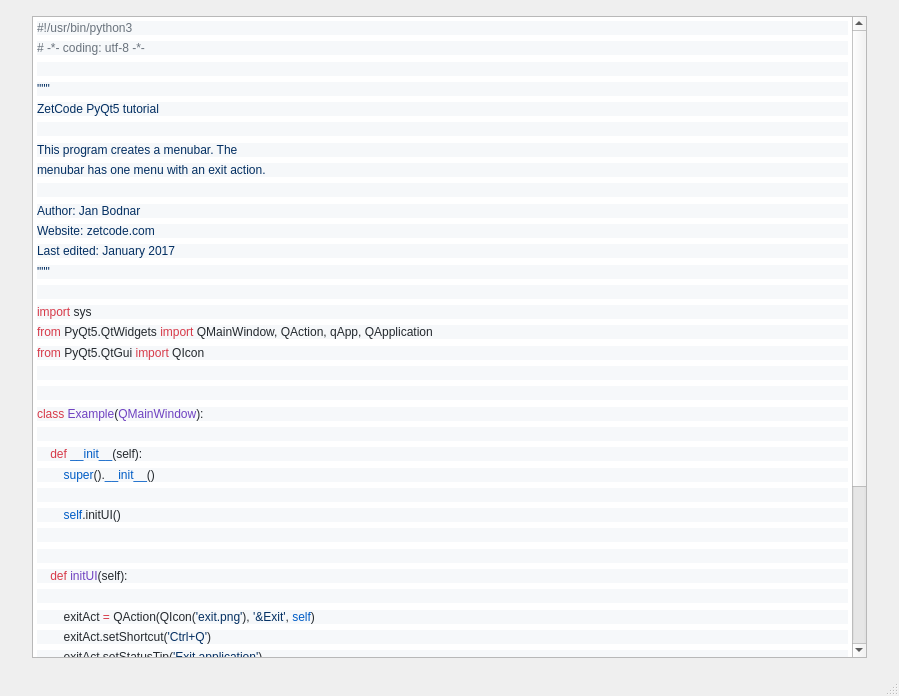
 <widget class="QMainWindow" name="help">
  <property name="geometry">
   <rect>
    <x>0</x>
    <y>0</y>
    <width>899</width>
    <height>696</height>
   </rect>
  </property>
  <property name="windowTitle">
   <string>用户手册</string>
  </property>
  <property name="windowIcon">
   <iconset>
    <normaloff>Icons/help.png</normaloff>Icons/help.png</iconset>
  </property>
  <widget class="QWidget" name="centralwidget">
   <layout class="QVBoxLayout" name="verticalLayout">
    <property name="leftMargin">
     <number>32</number>
    </property>
    <property name="topMargin">
     <number>16</number>
    </property>
    <property name="rightMargin">
     <number>32</number>
    </property>
    <property name="bottomMargin">
     <number>16</number>
    </property>
    <item>
     <widget class="QTextBrowser" name="textBrowser">
      <property name="html">
       <string>&lt;!DOCTYPE HTML PUBLIC &quot;-//W3C//DTD HTML 4.0//EN&quot; &quot;http://www.w3.org/TR/REC-html40/strict.dtd&quot;&gt;
&lt;html&gt;&lt;head&gt;&lt;meta name=&quot;qrichtext&quot; content=&quot;1&quot; /&gt;&lt;style type=&quot;text/css&quot;&gt;
p, li { white-space: pre-wrap; }
&lt;/style&gt;&lt;/head&gt;&lt;body style=&quot; font-family:'SimSun'; font-size:9pt; font-weight:400; font-style:normal;&quot;&gt;
&lt;p style=&quot; margin-top:0px; margin-bottom:0px; margin-left:0px; margin-right:0px; -qt-block-indent:0; text-indent:0px; line-height:145%; background-color:#f6f8fa;&quot;&gt;&lt;span style=&quot; font-family:'SFMono-Regular,Consolas,Liberation Mono,Menlo,Courier,monospace'; color:#6a737d;&quot;&gt;#!/usr/bin/python3&lt;/span&gt;&lt;/p&gt;
&lt;p style=&quot; margin-top:0px; margin-bottom:0px; margin-left:0px; margin-right:0px; -qt-block-indent:0; text-indent:0px; line-height:145%; background-color:#f6f8fa;&quot;&gt;&lt;span style=&quot; font-family:'SFMono-Regular,Consolas,Liberation Mono,Menlo,Courier,monospace'; color:#6a737d;&quot;&gt;# -*- coding: utf-8 -*-&lt;/span&gt;&lt;/p&gt;
&lt;p style=&quot;-qt-paragraph-type:empty; margin-top:0px; margin-bottom:0px; margin-left:0px; margin-right:0px; -qt-block-indent:0; text-indent:0px; line-height:145%; font-family:'SFMono-Regular,Consolas,Liberation Mono,Menlo,Courier,monospace'; color:#6a737d; background-color:#f6f8fa;&quot;&gt;&lt;br /&gt;&lt;/p&gt;
&lt;p style=&quot; margin-top:0px; margin-bottom:0px; margin-left:0px; margin-right:0px; -qt-block-indent:0; text-indent:0px; line-height:145%; background-color:#f6f8fa;&quot;&gt;&lt;span style=&quot; font-family:'SFMono-Regular,Consolas,Liberation Mono,Menlo,Courier,monospace'; color:#032f62;&quot;&gt;&amp;quot;&amp;quot;&amp;quot;&lt;/span&gt;&lt;/p&gt;
&lt;p style=&quot; margin-top:0px; margin-bottom:0px; margin-left:0px; margin-right:0px; -qt-block-indent:0; text-indent:0px; line-height:145%; background-color:#f6f8fa;&quot;&gt;&lt;span style=&quot; font-family:'SFMono-Regular,Consolas,Liberation Mono,Menlo,Courier,monospace'; color:#032f62;&quot;&gt;ZetCode PyQt5 tutorial &lt;/span&gt;&lt;/p&gt;
&lt;p style=&quot;-qt-paragraph-type:empty; margin-top:0px; margin-bottom:0px; margin-left:0px; margin-right:0px; -qt-block-indent:0; text-indent:0px; line-height:145%; font-family:'SFMono-Regular,Consolas,Liberation Mono,Menlo,Courier,monospace'; color:#032f62; background-color:#f6f8fa;&quot;&gt;&lt;br /&gt;&lt;/p&gt;
&lt;p style=&quot; margin-top:0px; margin-bottom:0px; margin-left:0px; margin-right:0px; -qt-block-indent:0; text-indent:0px; line-height:145%; background-color:#f6f8fa;&quot;&gt;&lt;span style=&quot; font-family:'SFMono-Regular,Consolas,Liberation Mono,Menlo,Courier,monospace'; color:#032f62;&quot;&gt;This program creates a menubar. The&lt;/span&gt;&lt;/p&gt;
&lt;p style=&quot; margin-top:0px; margin-bottom:0px; margin-left:0px; margin-right:0px; -qt-block-indent:0; text-indent:0px; line-height:145%; background-color:#f6f8fa;&quot;&gt;&lt;span style=&quot; font-family:'SFMono-Regular,Consolas,Liberation Mono,Menlo,Courier,monospace'; color:#032f62;&quot;&gt;menubar has one menu with an exit action.&lt;/span&gt;&lt;/p&gt;
&lt;p style=&quot;-qt-paragraph-type:empty; margin-top:0px; margin-bottom:0px; margin-left:0px; margin-right:0px; -qt-block-indent:0; text-indent:0px; line-height:145%; font-family:'SFMono-Regular,Consolas,Liberation Mono,Menlo,Courier,monospace'; color:#032f62; background-color:#f6f8fa;&quot;&gt;&lt;br /&gt;&lt;/p&gt;
&lt;p style=&quot; margin-top:0px; margin-bottom:0px; margin-left:0px; margin-right:0px; -qt-block-indent:0; text-indent:0px; line-height:145%; background-color:#f6f8fa;&quot;&gt;&lt;span style=&quot; font-family:'SFMono-Regular,Consolas,Liberation Mono,Menlo,Courier,monospace'; color:#032f62;&quot;&gt;Author: Jan Bodnar&lt;/span&gt;&lt;/p&gt;
&lt;p style=&quot; margin-top:0px; margin-bottom:0px; margin-left:0px; margin-right:0px; -qt-block-indent:0; text-indent:0px; line-height:145%; background-color:#f6f8fa;&quot;&gt;&lt;span style=&quot; font-family:'SFMono-Regular,Consolas,Liberation Mono,Menlo,Courier,monospace'; color:#032f62;&quot;&gt;Website: zetcode.com &lt;/span&gt;&lt;/p&gt;
&lt;p style=&quot; margin-top:0px; margin-bottom:0px; margin-left:0px; margin-right:0px; -qt-block-indent:0; text-indent:0px; line-height:145%; background-color:#f6f8fa;&quot;&gt;&lt;span style=&quot; font-family:'SFMono-Regular,Consolas,Liberation Mono,Menlo,Courier,monospace'; color:#032f62;&quot;&gt;Last edited: January 2017&lt;/span&gt;&lt;/p&gt;
&lt;p style=&quot; margin-top:0px; margin-bottom:0px; margin-left:0px; margin-right:0px; -qt-block-indent:0; text-indent:0px; line-height:145%; background-color:#f6f8fa;&quot;&gt;&lt;span style=&quot; font-family:'SFMono-Regular,Consolas,Liberation Mono,Menlo,Courier,monospace'; color:#032f62;&quot;&gt;&amp;quot;&amp;quot;&amp;quot;&lt;/span&gt;&lt;/p&gt;
&lt;p style=&quot;-qt-paragraph-type:empty; margin-top:0px; margin-bottom:0px; margin-left:0px; margin-right:0px; -qt-block-indent:0; text-indent:0px; line-height:145%; font-family:'SFMono-Regular,Consolas,Liberation Mono,Menlo,Courier,monospace'; color:#032f62; background-color:#f6f8fa;&quot;&gt;&lt;br /&gt;&lt;/p&gt;
&lt;p style=&quot; margin-top:0px; margin-bottom:0px; margin-left:0px; margin-right:0px; -qt-block-indent:0; text-indent:0px; line-height:145%; background-color:#f6f8fa;&quot;&gt;&lt;span style=&quot; font-family:'SFMono-Regular,Consolas,Liberation Mono,Menlo,Courier,monospace'; color:#d73a49;&quot;&gt;import&lt;/span&gt;&lt;span style=&quot; font-family:'SFMono-Regular,Consolas,Liberation Mono,Menlo,Courier,monospace'; color:#24292e;&quot;&gt; sys&lt;/span&gt;&lt;/p&gt;
&lt;p style=&quot; margin-top:0px; margin-bottom:0px; margin-left:0px; margin-right:0px; -qt-block-indent:0; text-indent:0px; line-height:145%; background-color:#f6f8fa;&quot;&gt;&lt;span style=&quot; font-family:'SFMono-Regular,Consolas,Liberation Mono,Menlo,Courier,monospace'; color:#d73a49;&quot;&gt;from&lt;/span&gt;&lt;span style=&quot; font-family:'SFMono-Regular,Consolas,Liberation Mono,Menlo,Courier,monospace'; color:#24292e;&quot;&gt; PyQt5.QtWidgets &lt;/span&gt;&lt;span style=&quot; font-family:'SFMono-Regular,Consolas,Liberation Mono,Menlo,Courier,monospace'; color:#d73a49;&quot;&gt;import&lt;/span&gt;&lt;span style=&quot; font-family:'SFMono-Regular,Consolas,Liberation Mono,Menlo,Courier,monospace'; color:#24292e;&quot;&gt; QMainWindow, QAction, qApp, QApplication&lt;/span&gt;&lt;/p&gt;
&lt;p style=&quot; margin-top:0px; margin-bottom:0px; margin-left:0px; margin-right:0px; -qt-block-indent:0; text-indent:0px; line-height:145%; background-color:#f6f8fa;&quot;&gt;&lt;span style=&quot; font-family:'SFMono-Regular,Consolas,Liberation Mono,Menlo,Courier,monospace'; color:#d73a49;&quot;&gt;from&lt;/span&gt;&lt;span style=&quot; font-family:'SFMono-Regular,Consolas,Liberation Mono,Menlo,Courier,monospace'; color:#24292e;&quot;&gt; PyQt5.QtGui &lt;/span&gt;&lt;span style=&quot; font-family:'SFMono-Regular,Consolas,Liberation Mono,Menlo,Courier,monospace'; color:#d73a49;&quot;&gt;import&lt;/span&gt;&lt;span style=&quot; font-family:'SFMono-Regular,Consolas,Liberation Mono,Menlo,Courier,monospace'; color:#24292e;&quot;&gt; QIcon&lt;/span&gt;&lt;/p&gt;
&lt;p style=&quot;-qt-paragraph-type:empty; margin-top:0px; margin-bottom:0px; margin-left:0px; margin-right:0px; -qt-block-indent:0; text-indent:0px; line-height:145%; font-family:'SFMono-Regular,Consolas,Liberation Mono,Menlo,Courier,monospace'; color:#24292e; background-color:#f6f8fa;&quot;&gt;&lt;br /&gt;&lt;/p&gt;
&lt;p style=&quot;-qt-paragraph-type:empty; margin-top:0px; margin-bottom:0px; margin-left:0px; margin-right:0px; -qt-block-indent:0; text-indent:0px; line-height:145%; font-family:'SFMono-Regular,Consolas,Liberation Mono,Menlo,Courier,monospace'; color:#24292e; background-color:#f6f8fa;&quot;&gt;&lt;br /&gt;&lt;/p&gt;
&lt;p style=&quot; margin-top:0px; margin-bottom:0px; margin-left:0px; margin-right:0px; -qt-block-indent:0; text-indent:0px; line-height:145%; background-color:#f6f8fa;&quot;&gt;&lt;span style=&quot; font-family:'SFMono-Regular,Consolas,Liberation Mono,Menlo,Courier,monospace'; color:#d73a49;&quot;&gt;class&lt;/span&gt;&lt;span style=&quot; font-family:'SFMono-Regular,Consolas,Liberation Mono,Menlo,Courier,monospace'; color:#24292e;&quot;&gt; &lt;/span&gt;&lt;span style=&quot; font-family:'SFMono-Regular,Consolas,Liberation Mono,Menlo,Courier,monospace'; color:#6f42c1;&quot;&gt;Example&lt;/span&gt;&lt;span style=&quot; font-family:'SFMono-Regular,Consolas,Liberation Mono,Menlo,Courier,monospace'; color:#24292e;&quot;&gt;(&lt;/span&gt;&lt;span style=&quot; font-family:'SFMono-Regular,Consolas,Liberation Mono,Menlo,Courier,monospace'; color:#6f42c1;&quot;&gt;QMainWindow&lt;/span&gt;&lt;span style=&quot; font-family:'SFMono-Regular,Consolas,Liberation Mono,Menlo,Courier,monospace'; color:#24292e;&quot;&gt;):&lt;/span&gt;&lt;/p&gt;
&lt;p style=&quot; margin-top:0px; margin-bottom:0px; margin-left:0px; margin-right:0px; -qt-block-indent:0; text-indent:0px; line-height:145%; background-color:#f6f8fa;&quot;&gt;&lt;span style=&quot; font-family:'SFMono-Regular,Consolas,Liberation Mono,Menlo,Courier,monospace'; color:#24292e;&quot;&gt;    &lt;/span&gt;&lt;/p&gt;
&lt;p style=&quot; margin-top:0px; margin-bottom:0px; margin-left:0px; margin-right:0px; -qt-block-indent:0; text-indent:0px; line-height:145%; background-color:#f6f8fa;&quot;&gt;&lt;span style=&quot; font-family:'SFMono-Regular,Consolas,Liberation Mono,Menlo,Courier,monospace'; color:#24292e;&quot;&gt;    &lt;/span&gt;&lt;span style=&quot; font-family:'SFMono-Regular,Consolas,Liberation Mono,Menlo,Courier,monospace'; color:#d73a49;&quot;&gt;def&lt;/span&gt;&lt;span style=&quot; font-family:'SFMono-Regular,Consolas,Liberation Mono,Menlo,Courier,monospace'; color:#24292e;&quot;&gt; &lt;/span&gt;&lt;span style=&quot; font-family:'SFMono-Regular,Consolas,Liberation Mono,Menlo,Courier,monospace'; color:#005cc5;&quot;&gt;__init__&lt;/span&gt;&lt;span style=&quot; font-family:'SFMono-Regular,Consolas,Liberation Mono,Menlo,Courier,monospace'; color:#24292e;&quot;&gt;(self):&lt;/span&gt;&lt;/p&gt;
&lt;p style=&quot; margin-top:0px; margin-bottom:0px; margin-left:0px; margin-right:0px; -qt-block-indent:0; text-indent:0px; line-height:145%; background-color:#f6f8fa;&quot;&gt;&lt;span style=&quot; font-family:'SFMono-Regular,Consolas,Liberation Mono,Menlo,Courier,monospace'; color:#24292e;&quot;&gt;        &lt;/span&gt;&lt;span style=&quot; font-family:'SFMono-Regular,Consolas,Liberation Mono,Menlo,Courier,monospace'; color:#005cc5;&quot;&gt;super&lt;/span&gt;&lt;span style=&quot; font-family:'SFMono-Regular,Consolas,Liberation Mono,Menlo,Courier,monospace'; color:#24292e;&quot;&gt;().&lt;/span&gt;&lt;span style=&quot; font-family:'SFMono-Regular,Consolas,Liberation Mono,Menlo,Courier,monospace'; color:#005cc5;&quot;&gt;__init__&lt;/span&gt;&lt;span style=&quot; font-family:'SFMono-Regular,Consolas,Liberation Mono,Menlo,Courier,monospace'; color:#24292e;&quot;&gt;()&lt;/span&gt;&lt;/p&gt;
&lt;p style=&quot; margin-top:0px; margin-bottom:0px; margin-left:0px; margin-right:0px; -qt-block-indent:0; text-indent:0px; line-height:145%; background-color:#f6f8fa;&quot;&gt;&lt;span style=&quot; font-family:'SFMono-Regular,Consolas,Liberation Mono,Menlo,Courier,monospace'; color:#24292e;&quot;&gt;        &lt;/span&gt;&lt;/p&gt;
&lt;p style=&quot; margin-top:0px; margin-bottom:0px; margin-left:0px; margin-right:0px; -qt-block-indent:0; text-indent:0px; line-height:145%; background-color:#f6f8fa;&quot;&gt;&lt;span style=&quot; font-family:'SFMono-Regular,Consolas,Liberation Mono,Menlo,Courier,monospace'; color:#24292e;&quot;&gt;        &lt;/span&gt;&lt;span style=&quot; font-family:'SFMono-Regular,Consolas,Liberation Mono,Menlo,Courier,monospace'; color:#005cc5;&quot;&gt;self&lt;/span&gt;&lt;span style=&quot; font-family:'SFMono-Regular,Consolas,Liberation Mono,Menlo,Courier,monospace'; color:#24292e;&quot;&gt;.initUI()&lt;/span&gt;&lt;/p&gt;
&lt;p style=&quot; margin-top:0px; margin-bottom:0px; margin-left:0px; margin-right:0px; -qt-block-indent:0; text-indent:0px; line-height:145%; background-color:#f6f8fa;&quot;&gt;&lt;span style=&quot; font-family:'SFMono-Regular,Consolas,Liberation Mono,Menlo,Courier,monospace'; color:#24292e;&quot;&gt;        &lt;/span&gt;&lt;/p&gt;
&lt;p style=&quot; margin-top:0px; margin-bottom:0px; margin-left:0px; margin-right:0px; -qt-block-indent:0; text-indent:0px; line-height:145%; background-color:#f6f8fa;&quot;&gt;&lt;span style=&quot; font-family:'SFMono-Regular,Consolas,Liberation Mono,Menlo,Courier,monospace'; color:#24292e;&quot;&gt;        &lt;/span&gt;&lt;/p&gt;
&lt;p style=&quot; margin-top:0px; margin-bottom:0px; margin-left:0px; margin-right:0px; -qt-block-indent:0; text-indent:0px; line-height:145%; background-color:#f6f8fa;&quot;&gt;&lt;span style=&quot; font-family:'SFMono-Regular,Consolas,Liberation Mono,Menlo,Courier,monospace'; color:#24292e;&quot;&gt;    &lt;/span&gt;&lt;span style=&quot; font-family:'SFMono-Regular,Consolas,Liberation Mono,Menlo,Courier,monospace'; color:#d73a49;&quot;&gt;def&lt;/span&gt;&lt;span style=&quot; font-family:'SFMono-Regular,Consolas,Liberation Mono,Menlo,Courier,monospace'; color:#24292e;&quot;&gt; &lt;/span&gt;&lt;span style=&quot; font-family:'SFMono-Regular,Consolas,Liberation Mono,Menlo,Courier,monospace'; color:#6f42c1;&quot;&gt;initUI&lt;/span&gt;&lt;span style=&quot; font-family:'SFMono-Regular,Consolas,Liberation Mono,Menlo,Courier,monospace'; color:#24292e;&quot;&gt;(self):               &lt;/span&gt;&lt;/p&gt;
&lt;p style=&quot; margin-top:0px; margin-bottom:0px; margin-left:0px; margin-right:0px; -qt-block-indent:0; text-indent:0px; line-height:145%; background-color:#f6f8fa;&quot;&gt;&lt;span style=&quot; font-family:'SFMono-Regular,Consolas,Liberation Mono,Menlo,Courier,monospace'; color:#24292e;&quot;&gt;        &lt;/span&gt;&lt;/p&gt;
&lt;p style=&quot; margin-top:0px; margin-bottom:0px; margin-left:0px; margin-right:0px; -qt-block-indent:0; text-indent:0px; line-height:145%; background-color:#f6f8fa;&quot;&gt;&lt;span style=&quot; font-family:'SFMono-Regular,Consolas,Liberation Mono,Menlo,Courier,monospace'; color:#24292e;&quot;&gt;        exitAct &lt;/span&gt;&lt;span style=&quot; font-family:'SFMono-Regular,Consolas,Liberation Mono,Menlo,Courier,monospace'; color:#d73a49;&quot;&gt;=&lt;/span&gt;&lt;span style=&quot; font-family:'SFMono-Regular,Consolas,Liberation Mono,Menlo,Courier,monospace'; color:#24292e;&quot;&gt; QAction(QIcon(&lt;/span&gt;&lt;span style=&quot; font-family:'SFMono-Regular,Consolas,Liberation Mono,Menlo,Courier,monospace'; color:#032f62;&quot;&gt;'exit.png'&lt;/span&gt;&lt;span style=&quot; font-family:'SFMono-Regular,Consolas,Liberation Mono,Menlo,Courier,monospace'; color:#24292e;&quot;&gt;), &lt;/span&gt;&lt;span style=&quot; font-family:'SFMono-Regular,Consolas,Liberation Mono,Menlo,Courier,monospace'; color:#032f62;&quot;&gt;'&amp;amp;Exit'&lt;/span&gt;&lt;span style=&quot; font-family:'SFMono-Regular,Consolas,Liberation Mono,Menlo,Courier,monospace'; color:#24292e;&quot;&gt;, &lt;/span&gt;&lt;span style=&quot; font-family:'SFMono-Regular,Consolas,Liberation Mono,Menlo,Courier,monospace'; color:#005cc5;&quot;&gt;self&lt;/span&gt;&lt;span style=&quot; font-family:'SFMono-Regular,Consolas,Liberation Mono,Menlo,Courier,monospace'; color:#24292e;&quot;&gt;)        &lt;/span&gt;&lt;/p&gt;
&lt;p style=&quot; margin-top:0px; margin-bottom:0px; margin-left:0px; margin-right:0px; -qt-block-indent:0; text-indent:0px; line-height:145%; background-color:#f6f8fa;&quot;&gt;&lt;span style=&quot; font-family:'SFMono-Regular,Consolas,Liberation Mono,Menlo,Courier,monospace'; color:#24292e;&quot;&gt;        exitAct.setShortcut(&lt;/span&gt;&lt;span style=&quot; font-family:'SFMono-Regular,Consolas,Liberation Mono,Menlo,Courier,monospace'; color:#032f62;&quot;&gt;'Ctrl+Q'&lt;/span&gt;&lt;span style=&quot; font-family:'SFMono-Regular,Consolas,Liberation Mono,Menlo,Courier,monospace'; color:#24292e;&quot;&gt;)&lt;/span&gt;&lt;/p&gt;
&lt;p style=&quot; margin-top:0px; margin-bottom:0px; margin-left:0px; margin-right:0px; -qt-block-indent:0; text-indent:0px; line-height:145%; background-color:#f6f8fa;&quot;&gt;&lt;span style=&quot; font-family:'SFMono-Regular,Consolas,Liberation Mono,Menlo,Courier,monospace'; color:#24292e;&quot;&gt;        exitAct.setStatusTip(&lt;/span&gt;&lt;span style=&quot; font-family:'SFMono-Regular,Consolas,Liberation Mono,Menlo,Courier,monospace'; color:#032f62;&quot;&gt;'Exit application'&lt;/span&gt;&lt;span style=&quot; font-family:'SFMono-Regular,Consolas,Liberation Mono,Menlo,Courier,monospace'; color:#24292e;&quot;&gt;)&lt;/span&gt;&lt;/p&gt;
&lt;p style=&quot; margin-top:0px; margin-bottom:0px; margin-left:0px; margin-right:0px; -qt-block-indent:0; text-indent:0px; line-height:145%; background-color:#f6f8fa;&quot;&gt;&lt;span style=&quot; font-family:'SFMono-Regular,Consolas,Liberation Mono,Menlo,Courier,monospace'; color:#24292e;&quot;&gt;        exitAct.triggered.connect(qApp.quit)&lt;/span&gt;&lt;/p&gt;
&lt;p style=&quot;-qt-paragraph-type:empty; margin-top:0px; margin-bottom:0px; margin-left:0px; margin-right:0px; -qt-block-indent:0; text-indent:0px; line-height:145%; font-family:'SFMono-Regular,Consolas,Liberation Mono,Menlo,Courier,monospace'; color:#24292e; background-color:#f6f8fa;&quot;&gt;&lt;br /&gt;&lt;/p&gt;
&lt;p style=&quot; margin-top:0px; margin-bottom:0px; margin-left:0px; margin-right:0px; -qt-block-indent:0; text-indent:0px; line-height:145%; background-color:#f6f8fa;&quot;&gt;&lt;span style=&quot; font-family:'SFMono-Regular,Consolas,Liberation Mono,Menlo,Courier,monospace'; color:#24292e;&quot;&gt;        &lt;/span&gt;&lt;span style=&quot; font-family:'SFMono-Regular,Consolas,Liberation Mono,Menlo,Courier,monospace'; color:#005cc5;&quot;&gt;self&lt;/span&gt;&lt;span style=&quot; font-family:'SFMono-Regular,Consolas,Liberation Mono,Menlo,Courier,monospace'; color:#24292e;&quot;&gt;.statusBar()&lt;/span&gt;&lt;/p&gt;
&lt;p style=&quot;-qt-paragraph-type:empty; margin-top:0px; margin-bottom:0px; margin-left:0px; margin-right:0px; -qt-block-indent:0; text-indent:0px; line-height:145%; font-family:'SFMono-Regular,Consolas,Liberation Mono,Menlo,Courier,monospace'; color:#24292e; background-color:#f6f8fa;&quot;&gt;&lt;br /&gt;&lt;/p&gt;
&lt;p style=&quot; margin-top:0px; margin-bottom:0px; margin-left:0px; margin-right:0px; -qt-block-indent:0; text-indent:0px; line-height:145%; background-color:#f6f8fa;&quot;&gt;&lt;span style=&quot; font-family:'SFMono-Regular,Consolas,Liberation Mono,Menlo,Courier,monospace'; color:#24292e;&quot;&gt;        menubar &lt;/span&gt;&lt;span style=&quot; font-family:'SFMono-Regular,Consolas,Liberation Mono,Menlo,Courier,monospace'; color:#d73a49;&quot;&gt;=&lt;/span&gt;&lt;span style=&quot; font-family:'SFMono-Regular,Consolas,Liberation Mono,Menlo,Courier,monospace'; color:#24292e;&quot;&gt; &lt;/span&gt;&lt;span style=&quot; font-family:'SFMono-Regular,Consolas,Liberation Mono,Menlo,Courier,monospace'; color:#005cc5;&quot;&gt;self&lt;/span&gt;&lt;span style=&quot; font-family:'SFMono-Regular,Consolas,Liberation Mono,Menlo,Courier,monospace'; color:#24292e;&quot;&gt;.menuBar()&lt;/span&gt;&lt;/p&gt;
&lt;p style=&quot; margin-top:0px; margin-bottom:0px; margin-left:0px; margin-right:0px; -qt-block-indent:0; text-indent:0px; line-height:145%; background-color:#f6f8fa;&quot;&gt;&lt;span style=&quot; font-family:'SFMono-Regular,Consolas,Liberation Mono,Menlo,Courier,monospace'; color:#24292e;&quot;&gt;        fileMenu &lt;/span&gt;&lt;span style=&quot; font-family:'SFMono-Regular,Consolas,Liberation Mono,Menlo,Courier,monospace'; color:#d73a49;&quot;&gt;=&lt;/span&gt;&lt;span style=&quot; font-family:'SFMono-Regular,Consolas,Liberation Mono,Menlo,Courier,monospace'; color:#24292e;&quot;&gt; menubar.addMenu(&lt;/span&gt;&lt;span style=&quot; font-family:'SFMono-Regular,Consolas,Liberation Mono,Menlo,Courier,monospace'; color:#032f62;&quot;&gt;'&amp;amp;File'&lt;/span&gt;&lt;span style=&quot; font-family:'SFMono-Regular,Consolas,Liberation Mono,Menlo,Courier,monospace'; color:#24292e;&quot;&gt;)&lt;/span&gt;&lt;/p&gt;
&lt;p style=&quot; margin-top:0px; margin-bottom:0px; margin-left:0px; margin-right:0px; -qt-block-indent:0; text-indent:0px; line-height:145%; background-color:#f6f8fa;&quot;&gt;&lt;span style=&quot; font-family:'SFMono-Regular,Consolas,Liberation Mono,Menlo,Courier,monospace'; color:#24292e;&quot;&gt;        fileMenu.addAction(exitAct)&lt;/span&gt;&lt;/p&gt;
&lt;p style=&quot; margin-top:0px; margin-bottom:0px; margin-left:0px; margin-right:0px; -qt-block-indent:0; text-indent:0px; line-height:145%; background-color:#f6f8fa;&quot;&gt;&lt;span style=&quot; font-family:'SFMono-Regular,Consolas,Liberation Mono,Menlo,Courier,monospace'; color:#24292e;&quot;&gt;        &lt;/span&gt;&lt;/p&gt;
&lt;p style=&quot; margin-top:0px; margin-bottom:0px; margin-left:0px; margin-right:0px; -qt-block-indent:0; text-indent:0px; line-height:145%; background-color:#f6f8fa;&quot;&gt;&lt;span style=&quot; font-family:'SFMono-Regular,Consolas,Liberation Mono,Menlo,Courier,monospace'; color:#24292e;&quot;&gt;        &lt;/span&gt;&lt;span style=&quot; font-family:'SFMono-Regular,Consolas,Liberation Mono,Menlo,Courier,monospace'; color:#005cc5;&quot;&gt;self&lt;/span&gt;&lt;span style=&quot; font-family:'SFMono-Regular,Consolas,Liberation Mono,Menlo,Courier,monospace'; color:#24292e;&quot;&gt;.setGeometry(&lt;/span&gt;&lt;span style=&quot; font-family:'SFMono-Regular,Consolas,Liberation Mono,Menlo,Courier,monospace'; color:#005cc5;&quot;&gt;300&lt;/span&gt;&lt;span style=&quot; font-family:'SFMono-Regular,Consolas,Liberation Mono,Menlo,Courier,monospace'; color:#24292e;&quot;&gt;, &lt;/span&gt;&lt;span style=&quot; font-family:'SFMono-Regular,Consolas,Liberation Mono,Menlo,Courier,monospace'; color:#005cc5;&quot;&gt;300&lt;/span&gt;&lt;span style=&quot; font-family:'SFMono-Regular,Consolas,Liberation Mono,Menlo,Courier,monospace'; color:#24292e;&quot;&gt;, &lt;/span&gt;&lt;span style=&quot; font-family:'SFMono-Regular,Consolas,Liberation Mono,Menlo,Courier,monospace'; color:#005cc5;&quot;&gt;300&lt;/span&gt;&lt;span style=&quot; font-family:'SFMono-Regular,Consolas,Liberation Mono,Menlo,Courier,monospace'; color:#24292e;&quot;&gt;, &lt;/span&gt;&lt;span style=&quot; font-family:'SFMono-Regular,Consolas,Liberation Mono,Menlo,Courier,monospace'; color:#005cc5;&quot;&gt;200&lt;/span&gt;&lt;span style=&quot; font-family:'SFMono-Regular,Consolas,Liberation Mono,Menlo,Courier,monospace'; color:#24292e;&quot;&gt;)&lt;/span&gt;&lt;/p&gt;
&lt;p style=&quot; margin-top:0px; margin-bottom:0px; margin-left:0px; margin-right:0px; -qt-block-indent:0; text-indent:0px; line-height:145%; background-color:#f6f8fa;&quot;&gt;&lt;span style=&quot; font-family:'SFMono-Regular,Consolas,Liberation Mono,Menlo,Courier,monospace'; color:#24292e;&quot;&gt;        &lt;/span&gt;&lt;span style=&quot; font-family:'SFMono-Regular,Consolas,Liberation Mono,Menlo,Courier,monospace'; color:#005cc5;&quot;&gt;self&lt;/span&gt;&lt;span style=&quot; font-family:'SFMono-Regular,Consolas,Liberation Mono,Menlo,Courier,monospace'; color:#24292e;&quot;&gt;.setWindowTitle(&lt;/span&gt;&lt;span style=&quot; font-family:'SFMono-Regular,Consolas,Liberation Mono,Menlo,Courier,monospace'; color:#032f62;&quot;&gt;'Simple menu'&lt;/span&gt;&lt;span style=&quot; font-family:'SFMono-Regular,Consolas,Liberation Mono,Menlo,Courier,monospace'; color:#24292e;&quot;&gt;)    &lt;/span&gt;&lt;/p&gt;
&lt;p style=&quot; margin-top:0px; margin-bottom:0px; margin-left:0px; margin-right:0px; -qt-block-indent:0; text-indent:0px; line-height:145%; background-color:#f6f8fa;&quot;&gt;&lt;span style=&quot; font-family:'SFMono-Regular,Consolas,Liberation Mono,Menlo,Courier,monospace'; color:#24292e;&quot;&gt;        &lt;/span&gt;&lt;span style=&quot; font-family:'SFMono-Regular,Consolas,Liberation Mono,Menlo,Courier,monospace'; color:#005cc5;&quot;&gt;self&lt;/span&gt;&lt;span style=&quot; font-family:'SFMono-Regular,Consolas,Liberation Mono,Menlo,Courier,monospace'; color:#24292e;&quot;&gt;.show()&lt;/span&gt;&lt;/p&gt;
&lt;p style=&quot; margin-top:0px; margin-bottom:0px; margin-left:0px; margin-right:0px; -qt-block-indent:0; text-indent:0px; line-height:145%; background-color:#f6f8fa;&quot;&gt;&lt;span style=&quot; font-family:'SFMono-Regular,Consolas,Liberation Mono,Menlo,Courier,monospace'; color:#24292e;&quot;&gt;        &lt;/span&gt;&lt;/p&gt;
&lt;p style=&quot; margin-top:0px; margin-bottom:0px; margin-left:0px; margin-right:0px; -qt-block-indent:0; text-indent:0px; line-height:145%; background-color:#f6f8fa;&quot;&gt;&lt;span style=&quot; font-family:'SFMono-Regular,Consolas,Liberation Mono,Menlo,Courier,monospace'; color:#24292e;&quot;&gt;        &lt;/span&gt;&lt;/p&gt;
&lt;p style=&quot; margin-top:0px; margin-bottom:0px; margin-left:0px; margin-right:0px; -qt-block-indent:0; text-indent:0px; line-height:145%; background-color:#f6f8fa;&quot;&gt;&lt;span style=&quot; font-family:'SFMono-Regular,Consolas,Liberation Mono,Menlo,Courier,monospace'; color:#d73a49;&quot;&gt;if&lt;/span&gt;&lt;span style=&quot; font-family:'SFMono-Regular,Consolas,Liberation Mono,Menlo,Courier,monospace'; color:#24292e;&quot;&gt; &lt;/span&gt;&lt;span style=&quot; font-family:'SFMono-Regular,Consolas,Liberation Mono,Menlo,Courier,monospace'; color:#005cc5;&quot;&gt;__name__&lt;/span&gt;&lt;span style=&quot; font-family:'SFMono-Regular,Consolas,Liberation Mono,Menlo,Courier,monospace'; color:#24292e;&quot;&gt; &lt;/span&gt;&lt;span style=&quot; font-family:'SFMono-Regular,Consolas,Liberation Mono,Menlo,Courier,monospace'; color:#d73a49;&quot;&gt;==&lt;/span&gt;&lt;span style=&quot; font-family:'SFMono-Regular,Consolas,Liberation Mono,Menlo,Courier,monospace'; color:#24292e;&quot;&gt; &lt;/span&gt;&lt;span style=&quot; font-family:'SFMono-Regular,Consolas,Liberation Mono,Menlo,Courier,monospace'; color:#032f62;&quot;&gt;'__main__'&lt;/span&gt;&lt;span style=&quot; font-family:'SFMono-Regular,Consolas,Liberation Mono,Menlo,Courier,monospace'; color:#24292e;&quot;&gt;:&lt;/span&gt;&lt;/p&gt;
&lt;p style=&quot; margin-top:0px; margin-bottom:0px; margin-left:0px; margin-right:0px; -qt-block-indent:0; text-indent:0px; line-height:145%; background-color:#f6f8fa;&quot;&gt;&lt;span style=&quot; font-family:'SFMono-Regular,Consolas,Liberation Mono,Menlo,Courier,monospace'; color:#24292e;&quot;&gt;    &lt;/span&gt;&lt;/p&gt;
&lt;p style=&quot; margin-top:0px; margin-bottom:0px; margin-left:0px; margin-right:0px; -qt-block-indent:0; text-indent:0px; line-height:145%; background-color:#f6f8fa;&quot;&gt;&lt;span style=&quot; font-family:'SFMono-Regular,Consolas,Liberation Mono,Menlo,Courier,monospace'; color:#24292e;&quot;&gt;    app &lt;/span&gt;&lt;span style=&quot; font-family:'SFMono-Regular,Consolas,Liberation Mono,Menlo,Courier,monospace'; color:#d73a49;&quot;&gt;=&lt;/span&gt;&lt;span style=&quot; font-family:'SFMono-Regular,Consolas,Liberation Mono,Menlo,Courier,monospace'; color:#24292e;&quot;&gt; QApplication(sys.argv)&lt;/span&gt;&lt;/p&gt;
&lt;p style=&quot; margin-top:0px; margin-bottom:0px; margin-left:0px; margin-right:0px; -qt-block-indent:0; text-indent:0px; line-height:145%; background-color:#f6f8fa;&quot;&gt;&lt;span style=&quot; font-family:'SFMono-Regular,Consolas,Liberation Mono,Menlo,Courier,monospace'; color:#24292e;&quot;&gt;    ex &lt;/span&gt;&lt;span style=&quot; font-family:'SFMono-Regular,Consolas,Liberation Mono,Menlo,Courier,monospace'; color:#d73a49;&quot;&gt;=&lt;/span&gt;&lt;span style=&quot; font-family:'SFMono-Regular,Consolas,Liberation Mono,Menlo,Courier,monospace'; color:#24292e;&quot;&gt; Example()&lt;/span&gt;&lt;/p&gt;
&lt;p style=&quot; margin-top:0px; margin-bottom:0px; margin-left:0px; margin-right:0px; -qt-block-indent:0; text-indent:0px; line-height:145%; background-color:#f6f8fa;&quot;&gt;&lt;span style=&quot; font-family:'SFMono-Regular,Consolas,Liberation Mono,Menlo,Courier,monospace'; color:#24292e;&quot;&gt;    sys.exit(app.exec_())&lt;/span&gt;&lt;/p&gt;&lt;/body&gt;&lt;/html&gt;</string>
      </property>
     </widget>
    </item>
   </layout>
  </widget>
  <widget class="QStatusBar" name="statusbar"/>
 </widget>
